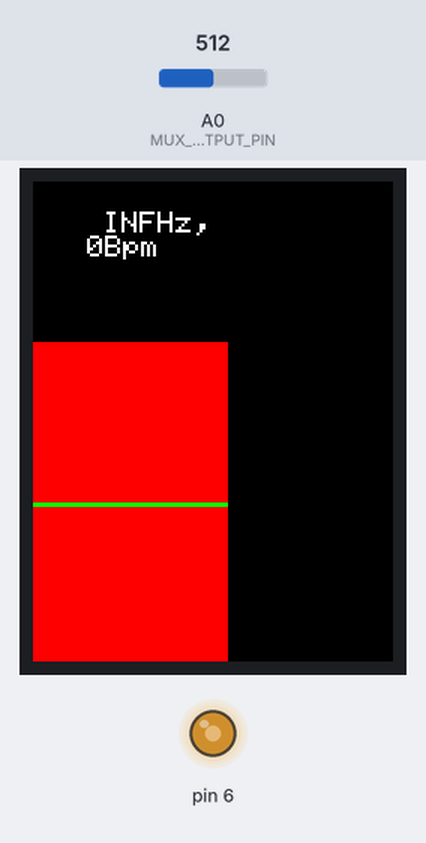
Bench run of a program on a simulated Arduino Uno, built with avr-gcc and run on an emulated ATmega328P. On the bench: 240×320 colour display, output pins drawn as LEDs (lit = HIGH). The inputs (shaded band) are chosen by the test bench; at power-on: A0 (MUX_OUTPUT_PIN) = 512.

Above: at 4.5 s.
4.6 s: A0 (MUX_OUTPUT_PIN) set to 716
At 4.99 s:
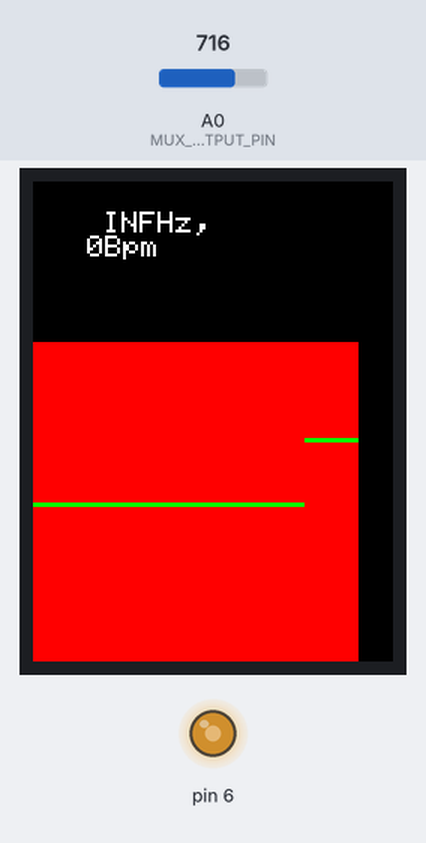
6.6 s: A0 (MUX_OUTPUT_PIN) set to 0
At 8.21 s:
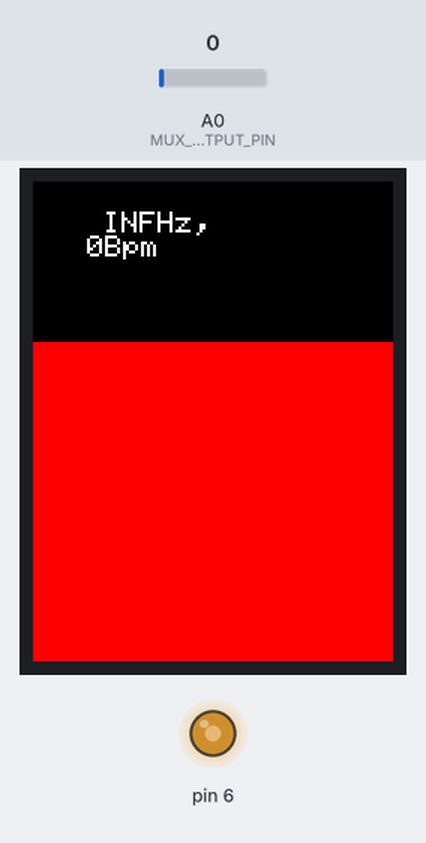
8.4 s: A0 (MUX_OUTPUT_PIN) set to 122
At 10.5 s:
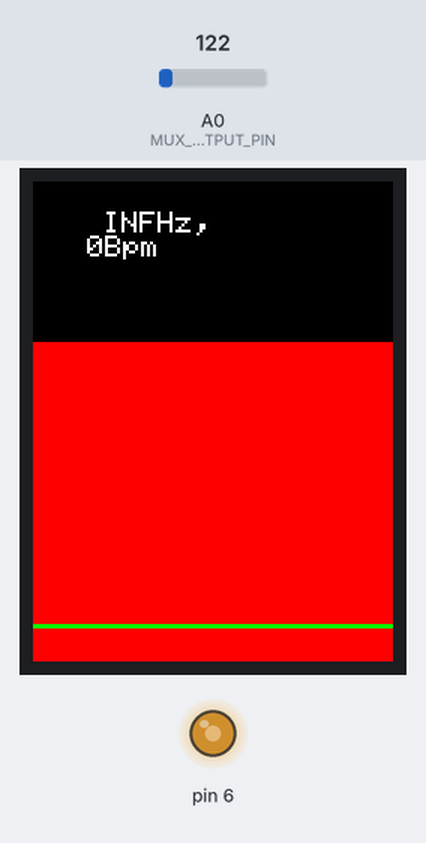
Timing chart, 0 to 12.0 s (numbered marks = the images above; inputs shaded):
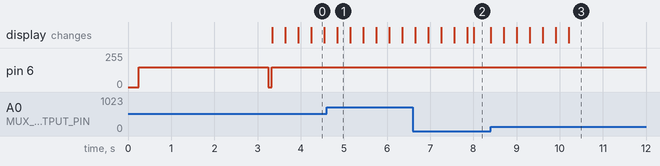

Measured:
- after the input at 6.6 s, the display: first changes after 0.05 s (image 2 shows a later state)
- after the input at 8.4 s, the display: first changes at once (image 3 shows a later state)

The program:

main.cpp
```cpp
#include "SPI.h"
#include "Adafruit_GFX.h"
#include "Adafruit_ILI9341.h"

#include <Arduino.h>
#include <DisplayHandler.h>
#include <SensorReader.h>

#define TFT_DC 9
#define TFT_CS 10
// TFT_LED = 6
// SensorIn = A0

#define MUX_OUTPUT_PIN A0
#define LED1 2
#define LED2 3

//Adafruit_ILI9341 tft = Adafruit_ILI9341(TFT_CS, TFT_DC);
SensorReader sensor(A0, 205);
//DisplayHandler handler(&sensor.maxArrayLength, &sensor.waveformArray);
DisplayHandler handler(&sensor.waveformArray[0], &sensor.maxArrayLength, &sensor.lastWritten, 6);

void setup() {
  // put your setup code here, to run once:
  Serial.begin(9600);

  handler.handlerBegin();

  handler.setDisplayBrightness(150);
  handler.drawTest();
}

void loop() {

  // Sensor must be read and its value stored constantly
  sensor.readSensorValue();
  // Draws the read sensor value to serial monitor as graph
  //sensor.drawSensorValue();
  //sensor.drawPeriodInfo();

  //sensor.drawArrayInfo();

  handler.drawData(dataDisplay::line, ILI9341_TFTWIDTH, 2*ILI9341_TFTHEIGHT/3, 0, 0, "");
  handler.drawData(dataDisplay::text, 0, 2, 35, 20, String(sensor.getFreqSec()) + "Hz,\n   " + String((int)(sensor.getFreqSec() * 60)) + "Bpm");
}
```
